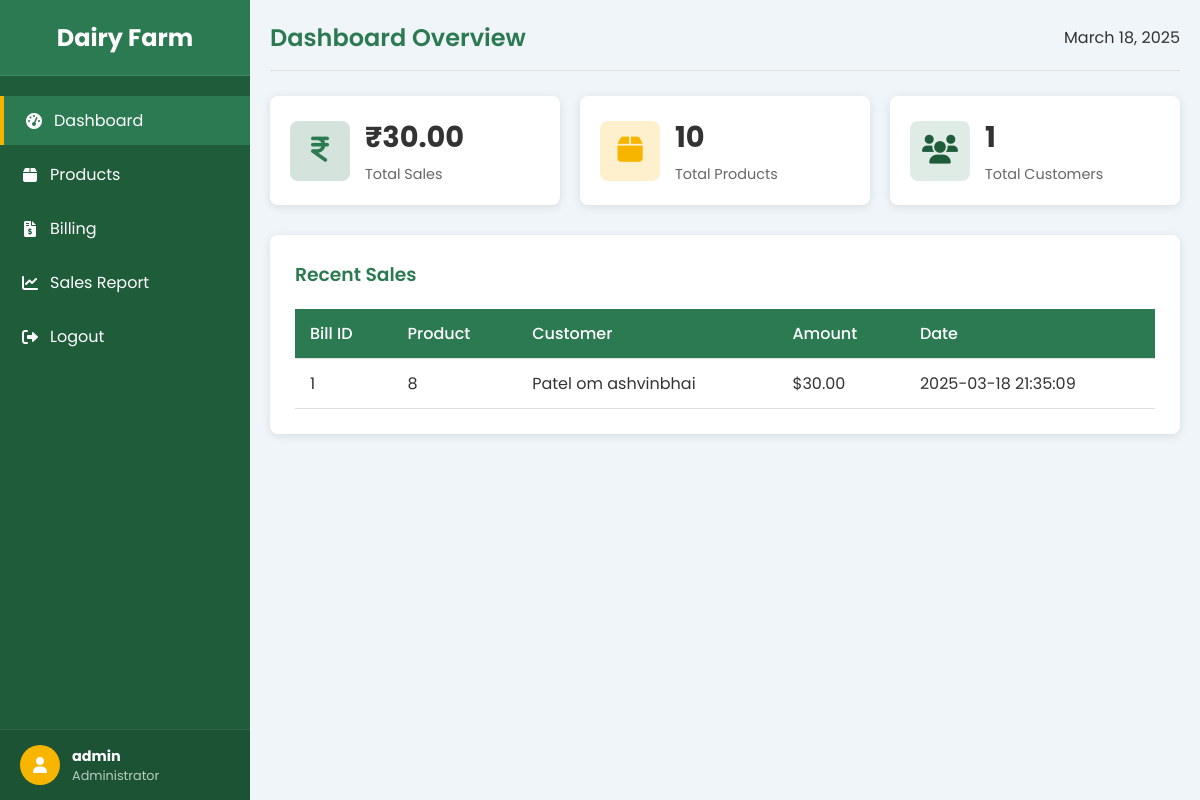
/dashboard.php (signed in), run on the app's committed database.
### tables this page shows
CREATE TABLE `sales` (
  `bill_id` int(11) NOT NULL,
  `product_id` int(11) NOT NULL,
  `quantity` int(11) NOT NULL,
  `total` decimal(10,2) NOT NULL,
  `date` datetime DEFAULT current_timestamp(),
  `customer_name` varchar(100) DEFAULT NULL,
  `customer_phone` varchar(15) DEFAULT NULL,
  `customer_city` varchar(100) DEFAULT NULL
);

### dashboard.php (the view, shortened to what this page needs)
<?php
include('db.php');
$salesQuery = "SELECT SUM(total) AS total FROM sales";
$salesResult = mysqli_query($conn, $salesQuery);
$salesRow = mysqli_fetch_assoc($salesResult);
$totalSales = $salesRow['total'] ?: 0;
$productsQuery = "SELECT COUNT(*) AS totalProducts FROM products";
$productsResult = mysqli_query($conn, $productsQuery);
$productsRow = mysqli_fetch_assoc($productsResult);
$totalProducts = $productsRow['totalProducts'] ?: 0;
$customersQuery = "SELECT COUNT(DISTINCT bill_id) AS totalCustomers FROM sales";
$customersResult = mysqli_query($conn, $customersQuery);
$customersRow = mysqli_fetch_assoc($customersResult);
$totalCustomers = $customersRow['totalCustomers'] ?: 0;
$recentSalesQuery = "SELECT * FROM sales ORDER BY date DESC LIMIT 5";
$recentSalesResult = mysqli_query($conn, $recentSalesQuery);
?>
<!DOCTYPE html>
<html lang="en">
<head>
    <link rel="stylesheet" href="https://cdnjs.cloudflare.com/ajax/libs/font-awesome/6.0.0/css/all.min.css">
    <link rel="stylesheet" href="style.css">
</head>
<body>
    <div class="sidebar" id="sidebar">
        <div class="sidebar-header">
            <h3 class="sidebar-brand">Dairy Farm</h3>
        </div>
        <ul class="sidebar-nav">
            <li>
                <a href="dashboard.php" class="active">
                    <i class="fas fa-tachometer-alt"></i> Dashboard
                </a>
            </li>
            <li>
                <a href="product_manage.php">
                    <i class="fas fa-box"></i> Products
                </a>
            </li>
            <li>
                <a href="billing.php">
                    <i class="fas fa-file-invoice-dollar"></i> Billing
                </a>
            </li>
            <li>
                <a href="sales_report.php">
                    <i class="fas fa-chart-line"></i> Sales Report
                </a>
            </li>
            <li>
                <a href="logout.php">
                    <i class="fas fa-sign-out-alt"></i> Logout
                </a>
            </li>
        </ul>
        <div class="sidebar-user">
            <div class="user-avatar">
                <i class="fas fa-user"></i>
            </div>
            <div class="user-info">
                <div class="user-name"><?php echo $_SESSION['username']; ?></div>
                <div class="user-role">Administrator</div>
            </div>
        </div>
    </div>
    <div class="main-content" id="main-content">
        <div class="page-header">
            <h2 class="page-title">Dashboard Overview</h2>
            <div>
                <span><?php echo date('F d, Y'); ?></span>
            </div>
        </div>
        <div class="stats-container">
            <div class="stat-card">
                <div class="stat-icon sales">
                    <i class="fas fa-indian-rupee-sign"></i>
                </div>
                <div class="stat-details">
                    <h3 class="stat-value">₹<?php echo number_format($totalSales, 2); ?></h3>
                    <p class="stat-label">Total Sales</p>
                </div>
            </div>
            <div class="stat-card">
                <div class="stat-icon products">
                    <i class="fas fa-box"></i>
                </div>
                <div class="stat-details">
                    <h3 class="stat-value"><?php echo $totalProducts; ?></h3>
                    <p class="stat-label">Total Products</p>
                </div>
            </div>
            <div class="stat-card">
                <div class="stat-icon customers">
                    <i class="fas fa-users"></i>
                </div>
                <div class="stat-details">
                    <h3 class="stat-value"><?php echo $totalCustomers; ?></h3>
                    <p class="stat-label">Total Customers</p>
                </div>
            </div>
        </div>
        <div class="container">
            <h3 class="page-title">Recent Sales</h3>
            <table>
                <thead>
                    <tr>
                        <th>Bill ID</th>
                        <th>Product</th>
                        <th>Customer</th>
                        <th>Amount</th>
                        <th>Date</th>
                    </tr>
                </thead>
                <tbody>
                    <?php
                    if (mysqli_num_rows($recentSalesResult) > 0) {
                        while ($row = mysqli_fetch_assoc($recentSalesResult)) {
                    ?>
                    <tr>
                        <td><?php echo $row['bill_id']; ?></td>
                        <td><?php echo $row['product_id']; ?></td>
                        <td><?php echo $row['customer_name']; ?></td>
                        <td>$<?php echo number_format($row['total'], 2); ?></td>
                        <td><?php echo $row['date']; ?></td>
                    </tr>
                    <?php
                        }
                    } else {
                    ?>
                    <tr>
                        <td colspan="5" style="text-align: center;">No recent sales</td>
                    </tr>
                    <?php } ?>
                </tbody>
            </table>
        </div>
    </div>
</body>
</html>

### style.css (style rules this page uses)
:root { --primary-color: #2c7a51; --primary-dark: #1e5c3a; --primary-light: #e8f5ee; --accent-color: #f8b500; --text-dark: #333333; --text-light: #666666; --text-lighter: #999999; --white: #ffffff; --off-white: #f9f9f9; --light-gray: #f0f5f9; --border-color: #e0e0e0; --error-color: #e53935; --success-color: #43a047; }
* { margin: 0; padding: 0; box-sizing: border-box; font-family: 'Poppins', sans-serif; }
body { background-color: var(--light-gray); color: var(--text-dark); margin: 0; padding: 0; display: flex; }
.sidebar { width: 250px; background-color: var(--primary-dark); color: var(--white); height: 100vh; position: fixed; transition: all 0.3s; }
.sidebar-header { padding: 20px; text-align: center; border-bottom: 1px solid rgba(255, 255, 255, 0.1); background-color: var(--primary-color); }
.sidebar-brand { font-size: 1.5rem; font-weight: bold; margin: 0; }
.sidebar-nav { list-style: none; padding: 0; margin: 20px 0; }
.sidebar-nav li { margin-bottom: 5px; }
.sidebar-nav a { display: flex; align-items: center; padding: 12px 20px; color: var(--white); text-decoration: none; transition: all 0.3s; }
.sidebar-nav a.active { background-color: var(--primary-color); color: var(--white); border-left: 4px solid var(--accent-color); }
.sidebar-nav i { margin-right: 10px; width: 20px; text-align: center; }
.sidebar-user { padding: 15px 20px; position: absolute; bottom: 0; width: 100%; box-sizing: border-box; border-top: 1px solid rgba(255, 255, 255, 0.1); display: flex; align-items: center; background-color: rgba(0, 0, 0, 0.1); }
.user-avatar { width: 40px; height: 40px; border-radius: 50%; background-color: var(--accent-color); display: flex; align-items: center; justify-content: center; margin-right: 12px; }
.user-info { flex-grow: 1; }
.user-name { font-weight: bold; font-size: 0.9rem; }
.user-role { font-size: 0.8rem; color: rgba(255, 255, 255, 0.7); }
.main-content { flex: 1; margin-left: 250px; padding: 20px; transition: all 0.3s; }
.page-header { display: flex; justify-content: space-between; align-items: center; margin-bottom: 25px; padding-bottom: 15px; border-bottom: 1px solid var(--border-color); }
.page-title { color: var(--primary-color); margin: 0; font-weight: 600; }
.stats-container { display: grid; grid-template-columns: repeat(auto-fit, minmax(250px, 1fr)); gap: 20px; margin-bottom: 30px; }
.stat-card { background-color: var(--white); border-radius: 8px; box-shadow: 0 2px 10px rgba(0, 0, 0, 0.1); padding: 20px; display: flex; align-items: center; transition: transform 0.3s ease, box-shadow 0.3s ease; }
.stat-icon { width: 60px; height: 60px; border-radius: 8px; display: flex; align-items: center; justify-content: center; margin-right: 15px; font-size: 1.8rem; }
.stat-icon.sales { background-color: rgba(44, 122, 81, 0.2); color: var(--primary-color); }
.stat-icon.products { background-color: rgba(248, 181, 0, 0.2); color: var(--accent-color); }
.stat-icon.customers { background-color: rgba(44, 122, 81, 0.15); color: var(--primary-dark); }
.stat-details { flex-grow: 1; }
.stat-value { font-size: 1.8rem; font-weight: bold; margin: 0 0 5px 0; color: var(--text-dark); }
.stat-label { color: var(--text-light); font-size: 0.9rem; margin: 0; }
.container { background-color: var(--white); border-radius: 8px; box-shadow: 0 2px 10px rgba(0, 0, 0, 0.1); padding: 25px; margin-bottom: 20px; }
table { width: 100%; border-collapse: collapse; margin-top: 20px; }
th, td { padding: 12px 15px; text-align: left; border-bottom: 1px solid var(--border-color); }
th { background-color: var(--primary-color); color: var(--white); font-weight: 500; }

### data on the page
sales: bill_id "1", product "8", customer_name "Patel om ashvinbhai", total "30.00", date "2025-03-18 21:35:09"

### other printed values
$_SESSION['username'] "admin"
$totalSales "30.00"
$totalProducts "10"
$totalCustomers "1"
